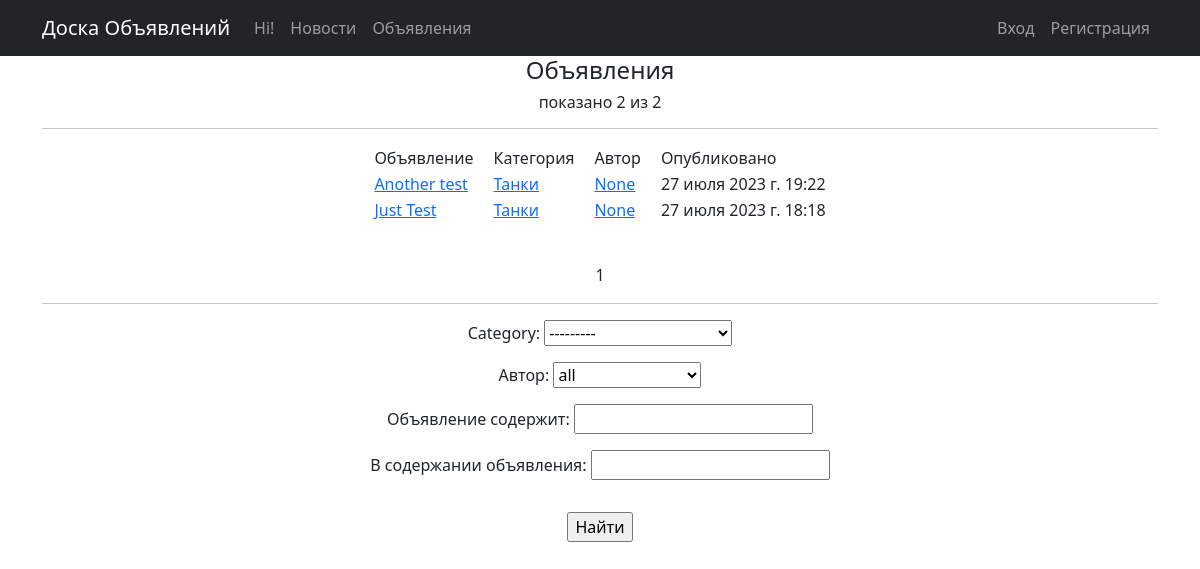
The page /board/posts/ on the database as committed earlier.
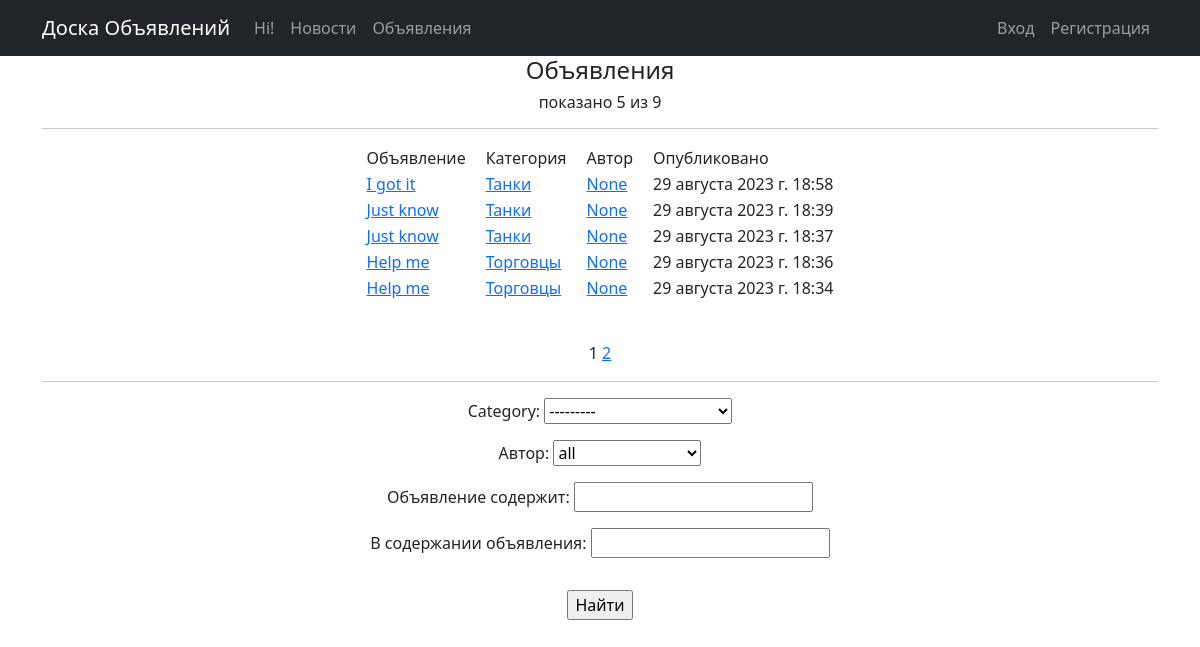
The same page on the database as committed later.
### board/models.py (models this page shows, shortened)
class Post(models.Model):
    CATEGORIES = [
        ('TA', 'Танки'),
        ('HL', 'Хилы'),
        ('DD', 'ДД'),
        ('TR', 'Торговцы'),
        ('GM', 'Гилдмастеры'),
        ('QG', 'Квестгиверы'),
        ('SM', 'Кузнецы'),
        ('TN', 'Кожевники'),
        ('PT', 'Зельевары'),
        ('SP', 'Мастера заклинаний'),
    ]
    author = models.ForeignKey(User, on_delete=models.CASCADE, related_name='post', editable=False,
                               blank=True, null=True, default=None)
    title = models.CharField(max_length=64)
    created_date = models.DateTimeField(default=timezone.now)
    published_date = models.DateTimeField(blank=True, null=True)
    pictures = models.ImageField(upload_to='pictures', blank=True)
    category = models.CharField(max_length=2, choices=CATEGORIES, default='TA')
    text = models.TextField()

### board/views.py (the view)
# urls.py: path('posts/', PostList.as_view(), name='posts'),
class PostList(ListView):
    model = Post
    ordering = ['-created_date']
    template_name = 'posts.html'
    context_object_name = 'posts'
    paginate_by = 5
    def get_queryset(self):
        queryset = super().get_queryset()
        self.filterset = PostFilter(self.request.GET, queryset)
        return self.filterset.qs
    def get_context_data(self, **kwargs):
        context = super().get_context_data(**kwargs)
        context['filterset'] = self.filterset
        return context

### board/templatetags/custom_tags.py (called while the page is built)
@register.simple_tag(takes_context=True)
def url_replace(context, **kwargs):
    d = context['request'].GET.copy()
    for k, v in kwargs.items():
        d[k] = v
    return d.urlencode()

### templates/posts.html (shortened to what this page needs)
{% extends 'base.html' %}
{% load custom_tags %}
{% block content %}
    <h4>Объявления</h4>
    <h6>показано {{ posts|length }} из {{ paginator.count }}</h6>
    <hr>
    {% if posts %}
        <center><table>
            <tr>
                <td>Объявление</td>
                <td>&emsp;</td>
                <td>Категория</td>
                <td>&emsp;</td>
                <td>Автор</td>
                <td>&emsp;</td>
                <td>Опубликовано</td>
            </tr>
            {% for post in posts %}
            <tr>
                <td><a href="{{ post.pk }}">{{ post.title }}</a></td>
                <td>&emsp;</td>
                <td><a href="{{ post.pk }}">{{ post.get_category_display }}</a></td>
                <td>&emsp;</td>
                <td><a href="{{ post.pk }}">{{ post.author }}</a></td>
                <td>&emsp;</td>
                <td>{{ post.created_date }}</td>
            </tr>
            {% endfor %}
        </table></center>
    {% else %}
        <h6>Отсутствие объявлений - это вообще не новость!</h6>
    {% endif %}
    <p>&nbsp;</p>
    {{ page_obj.number }}
    {% if page_obj.has_next %}
        <a href="?{% url_replace page=page_obj.next_page_number %}">{{ page_obj.next_page_number }}</a>
    {% endif %}
    <hr>
    <form action="" method="get">
            {{ filterset.form.as_p }}
            <input type="submit" class="mt-3 btn-primary" value="Найти" />
    </form>
{% endblock content %}

### templates/base.html (shortened to what this page needs)
<!DOCTYPE html>
{% load static %}
<html lang="ru">
    <head>
        <link href="{% static 'css/styles.css' %}" rel="stylesheet" />
    </head>
    <body>
        <nav class="navbar navbar-expand-lg navbar-dark bg-dark static-top">
            <div class="container">
                <a class="navbar-brand" href="/admin/">Доска Объявлений</a>
                <div class="collapse navbar-collapse" id="navbarResponsive">
                    <ul class="navbar-nav ml-auto">
                        <li class="nav-item">
                            <a class="nav-link" href="pass/">Hi!</a>
                        </li>
                        <li class="nav-item">
                            <a class="nav-link" href="news/">Новости</a>
                        </li>
                        <li class="nav-item">
                            <a class="nav-link" href="posts/">Объявления</a>
                        </li>
                    </ul>
                </div>
                <div class="nav-right">
                    <ul class="navbar-nav ml-auto">
                        {% if user.is_active and user.is_authenticated %}
                            <li class="nav-item">
                                <a class="nav-link" href="{% url 'replies_list' %}">Отклики</a>
                            </li>
                            <li class="nav-item">
                                <a class="nav-link" href="{% url 'profile_user' pk=user.id %}">
                                    Профиль {{ user.username }}</a>
                            </li>
                            <li class="nav-item">
                                <a class="nav-link" href="accounts/logout">Выход</a>
                            </li>
                        {% else %}
                            <li class="nav-item">
                                <a class="nav-link" href="accounts/login">Вход</a>
                            </li>
                            <li class="nav-item">
                                <a class="nav-link" href="accounts/signup">Регистрация</a>
                            </li>
                        {% endif %}
                    </ul>
                </div>
            </div>
        </nav>
        <div class="container">
            <div class="row">
                <div class="col-lg-12 text-center">
                    {% block content %}
                    {% endblock content %}
                </div>
            </div>
        </div>
    </body>
</html>

Rows that differ between the two databases and show on the page:
no longer on this page (row unchanged): Post: title "Another test", category "Танки", author "None", created_date "27 июля 2023 г. 19:22"
no longer on this page (row unchanged): Post: title "Just Test", category "Танки", author "None", created_date "27 июля 2023 г. 18:18"
added Post: title "I got it", category "Танки", author "None", created_date "29 августа 2023 г. 18:58"
added Post: title "Just know", category "Танки", author "None", created_date "29 августа 2023 г. 18:39"
added Post: title "Just know", category "Танки", author "None", created_date "29 августа 2023 г. 18:37"
added Post: title "Help me", category "Торговцы", author "None", created_date "29 августа 2023 г. 18:36"
added Post: title "Help me", category "Торговцы", author "None", created_date "29 августа 2023 г. 18:34"
Other text that changed with them:
{{ posts|length }}: "2" → "5"
{{ paginator.count }}: "2" → "9"
{{ page_obj.next_page_number }}: (not shown) → "2"
